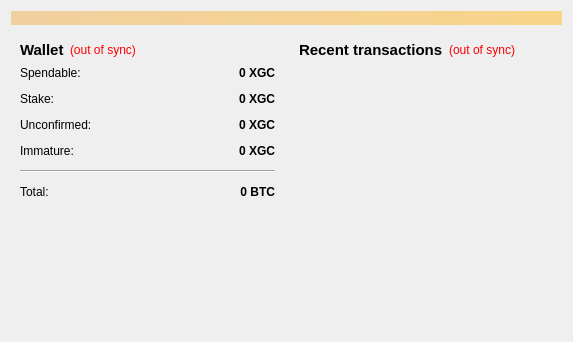
<?xml version="1.0" encoding="UTF-8"?>
<ui version="4.0">
 <class>OverviewPage</class>
 <widget class="QWidget" name="OverviewPage">
  <property name="geometry">
   <rect>
    <x>0</x>
    <y>0</y>
    <width>573</width>
    <height>342</height>
   </rect>
  </property>
  <property name="windowTitle">
   <string>Form</string>
  </property>
  <layout class="QVBoxLayout" name="topLayout">
   <item>
    <widget class="QLabel" name="labelAlerts">
     <property name="visible">
      <bool>false</bool>
     </property>
     <property name="styleSheet">
      <string notr="true">background-color: qlineargradient(x1: 0, y1: 0, x2: 1, y2: 0, stop:0 #F0D0A0, stop:1 #F8D488);  color:#000000
</string>
     </property>
     <property name="wordWrap">
      <bool>true</bool>
     </property>
     <property name="margin">
      <number>3</number>
     </property>
    </widget>
   </item>
   <item>
    <layout class="QHBoxLayout" name="horizontalLayout" stretch="1,1">
     <item>
      <layout class="QVBoxLayout" name="verticalLayout_2">
       <item>
        <widget class="QWidget" name="widget" native="true">
         <layout class="QVBoxLayout" name="verticalLayout_4">
          <item>
           <layout class="QHBoxLayout" name="horizontalLayout_4">
            <item>
             <widget class="QLabel" name="label_5">
              <property name="font">
               <font>
                <pointsize>11</pointsize>
                <weight>75</weight>
                <bold>true</bold>
               </font>
              </property>
              <property name="text">
               <string>Wallet</string>
              </property>
             </widget>
            </item>
            <item>
             <widget class="QLabel" name="labelWalletStatus">
              <property name="toolTip">
               <string>The displayed information may be out of date. Your wallet automatically synchronizes with the Zeal network after a connection is established, but this process has not completed yet.</string>
              </property>
              <property name="styleSheet">
               <string notr="true">QLabel { color: red; }</string>
              </property>
              <property name="text">
               <string notr="true">(out of sync)</string>
              </property>
              <property name="alignment">
               <set>Qt::AlignLeading|Qt::AlignLeft|Qt::AlignVCenter</set>
              </property>
             </widget>
            </item>
            <item>
             <spacer name="horizontalSpacer_2">
              <property name="orientation">
               <enum>Qt::Horizontal</enum>
              </property>
              <property name="sizeHint" stdset="0">
               <size>
                <width>40</width>
                <height>20</height>
               </size>
              </property>
             </spacer>
            </item>
           </layout>
          </item>
          <item>
           <layout class="QFormLayout" name="formLayout_2">
            <property name="fieldGrowthPolicy">
             <enum>QFormLayout::AllNonFixedFieldsGrow</enum>
            </property>
            <property name="horizontalSpacing">
             <number>12</number>
            </property>
            <property name="verticalSpacing">
             <number>12</number>
            </property>
            <item row="0" column="0">
             <widget class="QLabel" name="label">
              <property name="text">
               <string>Spendable:</string>
              </property>
             </widget>
            </item>
            <item row="0" column="1">
             <widget class="QLabel" name="labelBalance">
              <property name="font">
               <font>
                <weight>75</weight>
                <bold>true</bold>
               </font>
              </property>
              <property name="cursor">
               <cursorShape>IBeamCursor</cursorShape>
              </property>
              <property name="toolTip">
               <string>Your current spendable balance</string>
              </property>
              <property name="text">
               <string notr="true">0 XGC</string>
              </property>
              <property name="alignment">
               <set>Qt::AlignRight|Qt::AlignTrailing|Qt::AlignVCenter</set>
              </property>
              <property name="textInteractionFlags">
               <set>Qt::LinksAccessibleByMouse|Qt::TextSelectableByKeyboard|Qt::TextSelectableByMouse</set>
              </property>
             </widget>
            </item>
            <item row="1" column="0">
             <widget class="QLabel" name="label_6">
              <property name="text">
               <string>Stake:</string>
              </property>
             </widget>
            </item>
            <item row="1" column="1">
             <widget class="QLabel" name="labelStake">
              <property name="font">
               <font>
                <weight>75</weight>
                <bold>true</bold>
               </font>
              </property>
              <property name="cursor">
               <cursorShape>IBeamCursor</cursorShape>
              </property>
              <property name="toolTip">
               <string>Total of coins that was staked, and do not yet count toward the current balance</string>
              </property>
              <property name="text">
               <string notr="true">0 XGC</string>
              </property>
              <property name="alignment">
               <set>Qt::AlignRight|Qt::AlignTrailing|Qt::AlignVCenter</set>
              </property>
              <property name="textInteractionFlags">
               <set>Qt::LinksAccessibleByMouse|Qt::TextSelectableByKeyboard|Qt::TextSelectableByMouse</set>
              </property>
             </widget>
            </item>
            <item row="2" column="0">
             <widget class="QLabel" name="label_3">
              <property name="text">
               <string>Unconfirmed:</string>
              </property>
             </widget>
            </item>
            <item row="2" column="1">
             <widget class="QLabel" name="labelUnconfirmed">
              <property name="font">
               <font>
                <weight>75</weight>
                <bold>true</bold>
               </font>
              </property>
              <property name="cursor">
               <cursorShape>IBeamCursor</cursorShape>
              </property>
              <property name="toolTip">
               <string>Total of transactions that have yet to be confirmed, and do not yet count toward the current balance</string>
              </property>
              <property name="text">
               <string notr="true">0 XGC</string>
              </property>
              <property name="alignment">
               <set>Qt::AlignRight|Qt::AlignTrailing|Qt::AlignVCenter</set>
              </property>
              <property name="textInteractionFlags">
               <set>Qt::LinksAccessibleByMouse|Qt::TextSelectableByKeyboard|Qt::TextSelectableByMouse</set>
              </property>
             </widget>
            </item>
            <item row="3" column="0">
             <widget class="QLabel" name="labelImmatureText">
              <property name="text">
               <string>Immature:</string>
              </property>
             </widget>
            </item>
            <item row="3" column="1">
             <widget class="QLabel" name="labelImmature">
              <property name="font">
               <font>
                <weight>75</weight>
                <bold>true</bold>
               </font>
              </property>
              <property name="toolTip">
               <string>Mined balance that has not yet matured</string>
              </property>
              <property name="text">
               <string notr="true">0 XGC</string>
              </property>
              <property name="alignment">
               <set>Qt::AlignRight|Qt::AlignTrailing|Qt::AlignVCenter</set>
              </property>
              <property name="textInteractionFlags">
               <set>Qt::LinksAccessibleByMouse|Qt::TextSelectableByKeyboard|Qt::TextSelectableByMouse</set>
              </property>
             </widget>
            </item>
            <item row="4" column="0" colspan="2">
             <widget class="Line" name="line">
              <property name="orientation">
               <enum>Qt::Horizontal</enum>
              </property>
             </widget>
            </item>
            <item row="5" column="0">
             <widget class="QLabel" name="labelTotalText">
              <property name="text">
               <string>Total:</string>
              </property>
             </widget>
            </item>
            <item row="5" column="1">
             <widget class="QLabel" name="labelTotal">
              <property name="font">
               <font>
                <weight>75</weight>
                <bold>true</bold>
               </font>
              </property>
              <property name="cursor">
               <cursorShape>IBeamCursor</cursorShape>
              </property>
              <property name="toolTip">
               <string>Your current total balance</string>
              </property>
              <property name="text">
               <string notr="true">0 BTC</string>
              </property>
              <property name="alignment">
               <set>Qt::AlignRight|Qt::AlignTrailing|Qt::AlignVCenter</set>
              </property>
              <property name="textInteractionFlags">
               <set>Qt::LinksAccessibleByMouse|Qt::TextSelectableByKeyboard|Qt::TextSelectableByMouse</set>
              </property>
             </widget>
            </item>
           </layout>
          </item>
         </layout>
        </widget>
       </item>
       <item>
        <spacer name="verticalSpacer">
         <property name="orientation">
          <enum>Qt::Vertical</enum>
         </property>
         <property name="sizeHint" stdset="0">
          <size>
           <width>20</width>
           <height>40</height>
          </size>
         </property>
        </spacer>
       </item>
      </layout>
     </item>
     <item>
      <layout class="QVBoxLayout" name="verticalLayout_3">
       <item>
        <widget class="QWidget" name="widget_2" native="true">
         <layout class="QVBoxLayout" name="verticalLayout">
          <item>
           <layout class="QHBoxLayout" name="horizontalLayout_2">
            <item>
             <widget class="QLabel" name="label_4">
              <property name="font">
               <font>
                <pointsize>11</pointsize>
                <weight>75</weight>
                <bold>true</bold>
               </font>
              </property>
              <property name="text">
               <string>&lt;b&gt;Recent transactions&lt;/b&gt;</string>
              </property>
             </widget>
            </item>
            <item>
             <widget class="QLabel" name="labelTransactionsStatus">
              <property name="toolTip">
               <string>The displayed information may be out of date. Your wallet automatically synchronizes with the Zeal network after a connection is established, but this process has not completed yet.</string>
              </property>
              <property name="styleSheet">
               <string notr="true">QLabel { color: red; }</string>
              </property>
              <property name="text">
               <string notr="true">(out of sync)</string>
              </property>
              <property name="alignment">
               <set>Qt::AlignRight|Qt::AlignTrailing|Qt::AlignVCenter</set>
              </property>
             </widget>
            </item>
            <item>
             <spacer name="horizontalSpacer">
              <property name="orientation">
               <enum>Qt::Horizontal</enum>
              </property>
              <property name="sizeHint" stdset="0">
               <size>
                <width>40</width>
                <height>20</height>
               </size>
              </property>
             </spacer>
            </item>
           </layout>
          </item>
          <item>
           <widget class="QListView" name="listTransactions">
            <property name="styleSheet">
             <string notr="true">QListView { background: transparent; }</string>
            </property>
            <property name="frameShape">
             <enum>QFrame::NoFrame</enum>
            </property>
            <property name="verticalScrollBarPolicy">
             <enum>Qt::ScrollBarAlwaysOff</enum>
            </property>
            <property name="horizontalScrollBarPolicy">
             <enum>Qt::ScrollBarAlwaysOff</enum>
            </property>
            <property name="selectionMode">
             <enum>QAbstractItemView::NoSelection</enum>
            </property>
           </widget>
          </item>
         </layout>
        </widget>
       </item>
      </layout>
     </item>
    </layout>
   </item>
  </layout>
 </widget>
 <resources/>
 <connections/>
</ui>
